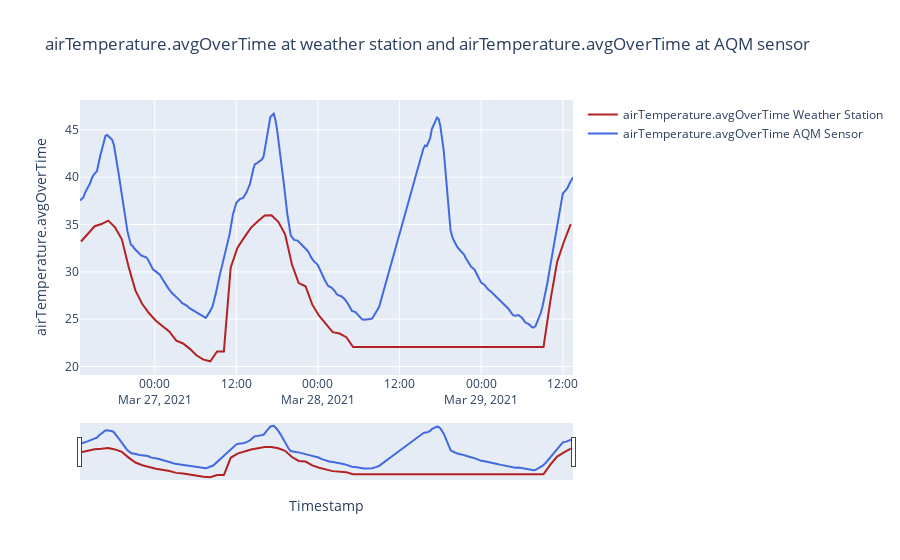

The code cell stored with this chart in its notebook:
### Code cell
device_name='Pashan'
column='airTemperature.avgOverTime'
column2='airTemperature.avgOverTime'
single_resource_data = measures.query(f"deviceName == '{device_name}'")
lat1=single_resource_data.iloc[0]['y_co']
lon1=single_resource_data.iloc[0]['x_co']
mindist=10000
lat2=0
lon2=0
nearest_res=None
for res in entity2.resources:
    lat=res['location']['geometry']['coordinates'][1]
    lon=res['location']['geometry']['coordinates'][0]
    dist=distance(lat1,lon1,lat,lon)
    if mindist>dist:
        mindist=dist
        lat2=lat
        lon2=lon
        nearest_res=res
print(f'Nearest sensor is at {nearest_res["location"]["address"]}')
print(f'Distance between: {mindist} kms')

single_resource_data2 = measures2.query(f"id == '{nearest_res['id']}'")

geomap3 = folium.Map([lat1,lon1], zoom_start=12, tiles="cartodbpositron")
folium.Marker([lat1,lon1]).add_to(geomap3)
folium.Marker([lat2,lon2]).add_to(geomap3)
display(geomap3)

fig=go.Figure()
#fig1=go.Figure()
fig.add_trace(go.Scatter(x=single_resource_data['observationDateTime'],
                        y=single_resource_data[column],
                        name=f'{column} Weather Station',
                        line=dict(color='firebrick')))
fig.add_trace(go.Scatter(x=single_resource_data2['observationDateTime'],
                        y=single_resource_data2[column2],
                        name=f'{column2} AQM Sensor',
                        line=dict(color='royalblue')))
fig.update_layout(title=f'{column} at weather station and {column2} at AQM sensor',
                 xaxis_title='Timestamp',
                 yaxis_title=f'{column}')
fig.update_xaxes(rangeslider_visible=True)
fig.show()
#fig1.show()

### Figure 1 — Plotly figure (JSON) as saved in the notebook; plotly's stock layout.template omitted (floating-point values rounded to 4 significant figures; data arrays with more than 128 entries replaced by an {"elided": "..."} marker saying what was removed)
{"data": [{"line": {"color": "firebrick"}, "name": "airTemperature.avgOverTime Weather Station", "type": "scatter", "x": ["2021-03-26T13:10:00", "2021-03-26T14:10:00", "2021-03-26T15:10:00", "2021-03-26T16:10:00", "2021-03-26T17:10:00", "2021-03-26T18:10:00", "2021-03-26T19:10:00", "2021-03-26T20:10:00", "2021-03-26T21:10:00", "2021-03-26T22:10:00", "2021-03-26T23:10:00", "2021-03-27T00:10:00", "2021-03-27T02:10:00", "2021-03-27T03:10:00", "2021-03-27T04:10:00", "2021-03-27T05:10:00", "2021-03-27T06:10:00", "2021-03-27T07:10:00", "2021-03-27T08:10:00", "2021-03-27T09:10:00", "2021-03-27T10:10:00", "2021-03-27T11:10:00", "2021-03-27T12:10:00", "2021-03-27T13:10:00", "2021-03-27T14:10:00", "2021-03-27T15:10:00", "2021-03-27T16:10:00", "2021-03-27T17:10:00", "2021-03-27T18:10:00", "2021-03-27T19:10:00", "2021-03-27T20:10:00", "2021-03-27T21:10:00", "2021-03-27T22:10:00", "2021-03-27T23:10:00", "2021-03-28T00:10:00", "2021-03-28T02:10:00", "2021-03-28T03:10:00", "2021-03-28T04:10:00", "2021-03-28T05:10:00", "2021-03-28T06:10:00", "2021-03-28T07:10:00", "2021-03-28T08:10:00", "2021-03-28T09:10:00", "2021-03-28T10:10:00", "2021-03-28T11:10:00", "2021-03-28T12:10:00", "2021-03-28T13:10:00", "2021-03-28T14:10:00", "2021-03-28T15:10:00", "2021-03-28T16:10:00", "2021-03-28T17:10:00", "2021-03-28T18:10:00", "2021-03-28T19:10:00", "2021-03-28T20:10:00", "2021-03-28T21:10:00", "2021-03-28T22:10:00", "2021-03-28T23:10:00", "2021-03-29T00:10:00", "2021-03-29T01:10:00", "2021-03-29T02:10:00", "2021-03-29T03:10:00", "2021-03-29T04:10:00", "2021-03-29T05:10:00", "2021-03-29T06:10:00", "2021-03-29T07:10:00", "2021-03-29T08:10:00", "2021-03-29T09:10:00", "2021-03-29T10:10:00", "2021-03-29T11:10:00", "2021-03-29T12:10:00", "2021-03-29T13:10:00"], "y": [33.21, 34.07, 34.82, 35.05, 35.41, 34.7, 33.44, 30.52, 28.02, 26.6, 25.62, 24.84, 23.67, 22.73, 22.43, 21.86, 21.15, 20.72, 20.55, 21.59, 21.59, 30.43, 32.55, 33.64, 34.68, 35.34, 35.96, 35.97, 35.29, 33.96, 30.8, 28.81, 28.48, 26.53, 25.36, 23.62, 23.48, 23.09, 22.06, 22.06, 22.06, 22.06, 22.06, 22.06, 22.06, 22.06, 22.06, 22.06, 22.06, 22.06, 22.06, 22.06, 22.06, 22.06, 22.06, 22.06, 22.06, 22.06, 22.06, 22.06, 22.06, 22.06, 22.06, 22.06, 22.06, 22.06, 22.06, 26.93, 31.06, 33.18, 35.04]}, {"line": {"color": "royalblue"}, "name": "airTemperature.avgOverTime AQM Sensor", "type": "scatter", "x": {"elided": "200 str values"}, "y": {"elided": "200 float values"}}], "layout": {"title": {"text": "airTemperature.avgOverTime at weather station and airTemperature.avgOverTime at AQM sensor"}, "xaxis": {"rangeslider": {"visible": true}, "title": {"text": "Timestamp"}}, "yaxis": {"title": {"text": "airTemperature.avgOverTime"}}}}
